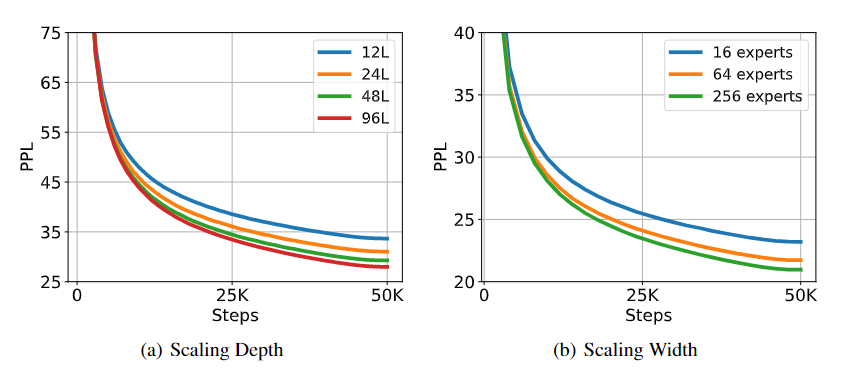
#> input picture assets/scaling_curve.png, 842 x 372 px
$ python split_to_small_images.py --input ../../../assets --output out
#> lines starting #> are read from the running program, lines starting #| are printed output that depends on the picture
import os
import json
import shutil
import argparse
from PIL import Image
from concurrent.futures import ProcessPoolExecutor

Image.MAX_IMAGE_PIXELS = 6400000000


def split_image(image_path, input_folder, output_folder, num_splits):
    print(image_path)
    file_name, file_ext = os.path.splitext(os.path.basename(image_path))

    img = Image.open(image_path)
    width, height = img.size

    block_width = width
    block_height = height // num_splits

    for i in range(num_splits):
        left = 0
        upper = i * block_height
        right = block_width
        lower = (i + 1) * block_height
        cropped_img = img.crop((left, upper, right, lower))
        cropped_img.save(f"{output_folder}/{file_name}_{i}{file_ext}")


def find_images(input_folder):
#> called with input_folder = '../../../assets'
    image_files = []
    for root, _, files in os.walk(input_folder):
        for f in files:
            if f.lower().endswith(('.png', '.jpg', '.jpeg')):
                image_files.append(os.path.join(root, f))
    return image_files


def process_images(image_files, input_folder, output_folder, num_splits, num_processes):
#> called with input_folder = '../../../assets', output_folder = 'out', num_splits = 16, num_processes = 1
    with ProcessPoolExecutor(max_workers=num_processes) as executor:
        for image_file in image_files:
            executor.submit(split_image, image_file, input_folder, output_folder, num_splits)
#> this loop made 2 passes
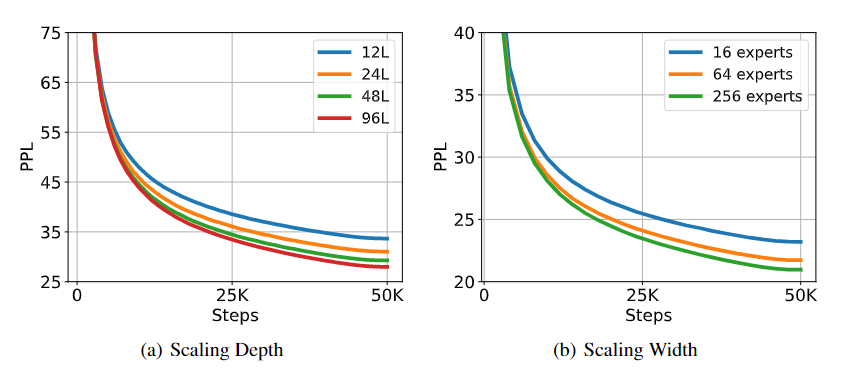
#> input picture assets/scaling_curve.png, 842 x 372 px
#> pass 1, in split_image, `cropped_img.save(f"{output_folder}/{file_name}_{i}{file_ext}")`:
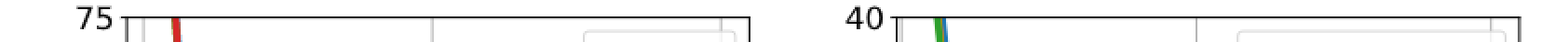
#> saved as scaling_curve_1.png: PIL image 842x23 RGBA (shown 2 times larger); mean R, G, B, A 241.2, 241.2, 240.9, 255
#> pass 1, in split_image, `cropped_img.save(f"{output_folder}/{file_name}_{i}{file_ext}")`:
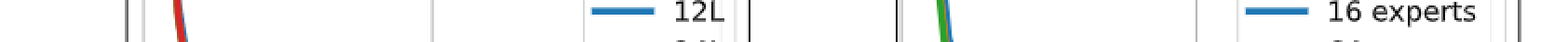
#> saved as scaling_curve_2.png: PIL image 842x23 RGBA (shown 2 times larger); mean R, G, B, A 243.8, 244.9, 245.3, 255
#> pass 1, in split_image, `cropped_img.save(f"{output_folder}/{file_name}_{i}{file_ext}")`:
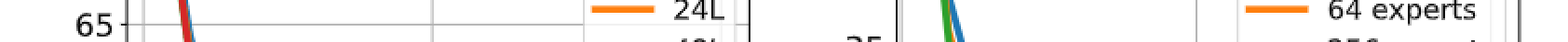
#> saved as scaling_curve_3.png: PIL image 842x23 RGBA (shown 2 times larger); mean R, G, B, A 243.2, 241.7, 239.8, 255
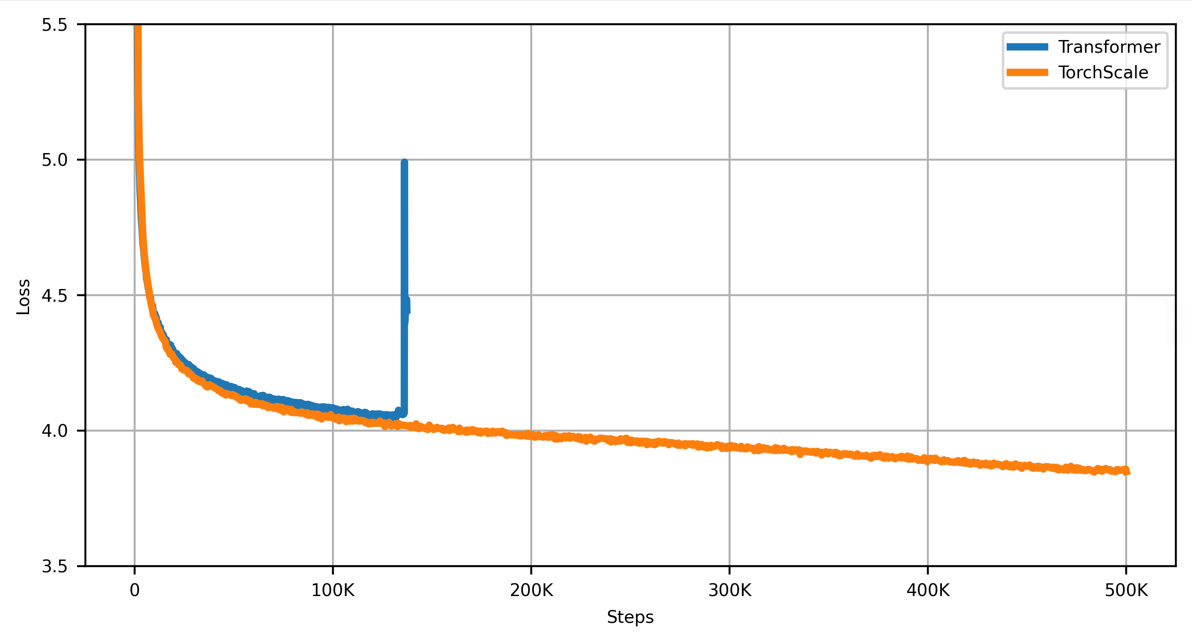
#> input picture assets/convergence.png, 1192 x 642 px


def main():
    parser = argparse.ArgumentParser(description='Split images into smaller tiles')
    parser.add_argument('--input', type=str, required=True, help='Path to the input folder containing images')
    parser.add_argument('--output', type=str, required=True, help='Path to the output folder for saving the tiles')
    parser.add_argument('--num_splits', type=int, default=16, help='Size of the tiles (default: 4096)')
    parser.add_argument('--processes', type=int, default=1, help='Number of processes (default: number of CPU cores)')
    args = parser.parse_args()

    input_folder = args.input
    output_folder = args.output
    num_splits = args.num_splits
    num_processes = args.processes

    if not os.path.exists(output_folder):
        os.makedirs(output_folder)

    image_files = find_images(input_folder)
    process_images(image_files, input_folder, output_folder, num_splits, num_processes)


if __name__ == "__main__":
    main()
